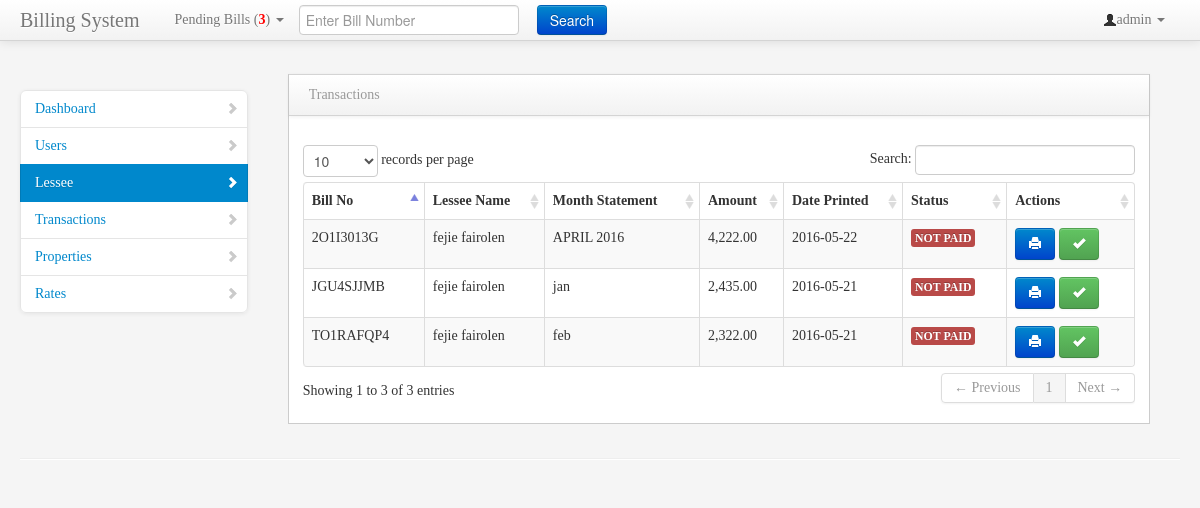
/summary.php?id=1 (signed in), run on the app's committed database.
### tables this page shows
CREATE TABLE `tbl_transactions` (
  `trans_id` int(11) NOT NULL,
  `bill_id` varchar(200) NOT NULL,
  `lessee_id` varchar(100) NOT NULL,
  `start_water` float(15,2) NOT NULL,
  `end_water` float(15,2) NOT NULL,
  `start_electric` float(15,2) NOT NULL,
  `end_electric` float(15,2) NOT NULL,
  `past_due` varchar(100) NOT NULL,
  `interest_rate` varchar(100) NOT NULL,
  `prepare_by` varchar(100) NOT NULL,
  `date_printed` date NOT NULL,
  `rental_fee` float(15,2) NOT NULL,
  `cubic_consumed` varchar(100) NOT NULL,
  `interest` float(15,2) NOT NULL,
  `month_statement` varchar(100) NOT NULL,
  `total_amount` float(15,2) NOT NULL,
  `electric_consumed` varchar(100) NOT NULL,
  `water_due` float(15,2) NOT NULL,
  `electric_due` float(15,2) NOT NULL,
  `mcwd_rate` float(15,2) NOT NULL,
  `veco_rate` float(15,2) NOT NULL,
  `property_id` varchar(100) NOT NULL,
  `paid` varchar(100) NOT NULL
);

CREATE TABLE `tbl_lessee` (
  `lessee_id` int(11) NOT NULL,
  `firstname` varchar(100) NOT NULL,
  `middlename` varchar(100) NOT NULL,
  `lastname` varchar(100) NOT NULL,
  `contact` varchar(100) NOT NULL,
  `unit` varchar(100) NOT NULL,
  `rental_fee` float(15,2) NOT NULL,
  `balance` float(15,2) NOT NULL,
  `water_reading` float(20,2) NOT NULL,
  `electric_reading` float(20,2) NOT NULL,
  `status` varchar(100) NOT NULL,
  `last_statement` varchar(100) NOT NULL,
  `property_name` varchar(500) NOT NULL
);

### summary.php (the view, shortened to what this page needs)
<?php
include 'connection.php';
?>
<!DOCTYPE html>
<html class="no-js">
    <head>
        <link href="bootstrap/css/bootstrap.min.css" rel="stylesheet" media="screen">
        <link href="bootstrap/css/bootstrap-responsive.min.css" rel="stylesheet" media="screen">
        <link href="vendors/easypiechart/jquery.easy-pie-chart.css" rel="stylesheet" media="screen">
        <link href="assets/styles.css" rel="stylesheet" media="screen">
        <link href="assets/DT_bootstrap.css" rel="stylesheet" media="screen">
    </head>
    <body>
    <?php
        include 'header.php';
        ?>
        <div class="container-fluid">
            <div class="row-fluid">
                <div class="span3" id="sidebar">
                     <?php
                 switch ($_SESSION['type'])
                 {
                     case 'default':
                        include 'admin.php';
                             break;
                 }
                    ?>
                </div>
                 <div class="span9" id="content">
                     <div class="row-fluid">
                        <div class="block">
                            <div class="navbar navbar-inner block-header">
                                <div class="muted pull-left">Transactions</div>
                            </div>
                            <div class="block-content collapse in">
                                <div class="span12">
                                   <div class="table-toolbar">
                                   </div>
                                    <table cellpadding="0" cellspacing="0" border="0" class="table table-striped table-bordered" id="example2">
                                        <thead>
                                            <tr>
                            <th>Bill No</th>
                            <th>Lessee Name</th>
                            <th class="hidden-xs">Month Statement</th>
                            <th class="hidden-xs">Amount</th>
                            <th class="hidden-xs">Date Printed</th>
                            <th>Status</th>
                            <th>Actions</th>
                                            </tr>
                                        </thead>
                                        <tbody>
                                        <?php
                        $query = $dbConn->query("SELECT * FROM tbl_transactions INNER JOIN tbl_lessee ON tbl_transactions.lessee_id = tbl_lessee.lessee_id where tbl_lessee.lessee_id = '".$_GET['id']."' ");
                        while($row = $query->fetch(PDO::FETCH_ASSOC))
                        {
                        ?>
                        <tr>
                        <td><?php echo $row['bill_id'];?></td>
                        <td><?php echo $row['firstname'].' '.$row['lastname'];?></td>
                        <td><?php echo $row['month_statement'];?></td>
                        <td><?php echo number_format($row['total_amount'],2);?></td>
                        <td><?php echo $row['date_printed'];?></td>
                        <td><?php
                        if ($row['paid'] == 'paid')
                        {
                           echo '<span class="label label-success">PAID</span>';
                        }
                        else
                        {
                            echo '<span class="label label-important">NOT PAID</span>';
                        }
                        ?></td>
                        <td><a class="btn btn-primary" title="Print Bill" href="printbill.php?id=<?php echo $row['bill_id'];?>" data-toggle="modal"><label class="icon icon-print icon-white"></label></a>
                        <?PHP
                        if($row['paid'] != 'paid')
                        {
                        ?>
                        <a class="btn btn-success" title="PAY Bill" href="#pay<?php echo $row['bill_id'];?>" data-toggle="modal"><label class="icon icon-ok icon-white"></label></a><?php } ?></td>
                        </tr>
                        <?php
                        }
                        ?>
                                        </tbody>
                                    </table>
                                </div>
                            </div>
                        </div>
                    </div>
                </div>
            </div>
            <hr>
        </div>
    </body>
</html>

### assets/styles.css (style rules this page uses)
body { padding-top: 0; padding-bottom: 40px; background-color: #f5f5f5; font-family: Verdana; }
@media (min-width: 979px) { body { padding-top: 60px; } }
#content { margin-left:0px; }
.block { border: 1px solid #ccc; background: white; margin: 1em 0em; border-top: none; }
.block-content { margin: 1em; min-height: .25em; }
.block-header { margin-bottom: 0px; border-right: none; border-left: none; -webkit-border-radius: 0px; -moz-border-radius: 0px; border-radius: 0px; }
.block-header div { padding-top: 10px; }

### data on the page
tbl_transactions: bill "JGU4SJJMB", lessee.firstname "fejie", lessee.lastname "fairolen", month_statement "jan", total_amount "2,435.00", date_printed "2016-05-21", paid "NOT PAID"
tbl_transactions: bill "TO1RAFQP4", lessee.firstname "fejie", lessee.lastname "fairolen", month_statement "feb", total_amount "2,322.00", date_printed "2016-05-21", paid "NOT PAID"
tbl_transactions: bill "2O1I3013G", lessee.firstname "fejie", lessee.lastname "fairolen", month_statement "APRIL 2016", total_amount "4,222.00", date_printed "2016-05-22", paid "NOT PAID"

### other printed values
$_SESSION['fullname'] "admin"
$counts "3"
